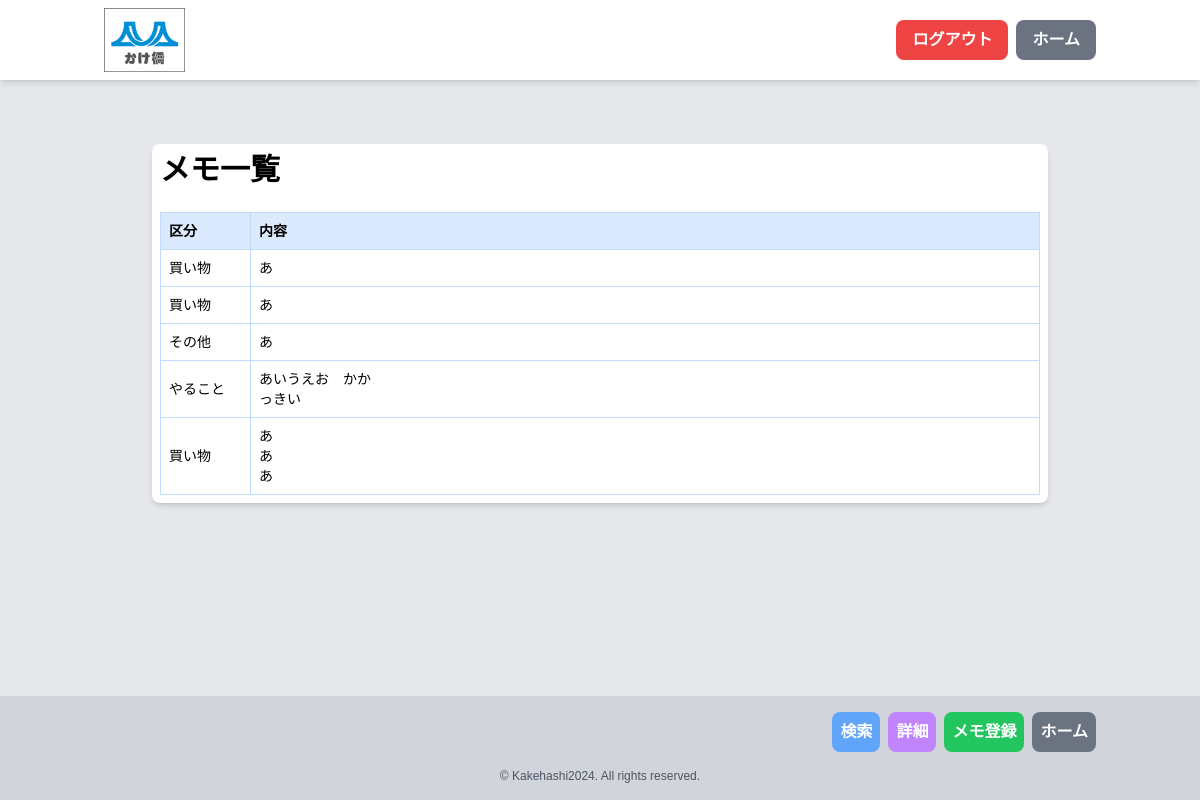
The page /memo_view.php (signed in) on the database as committed earlier.
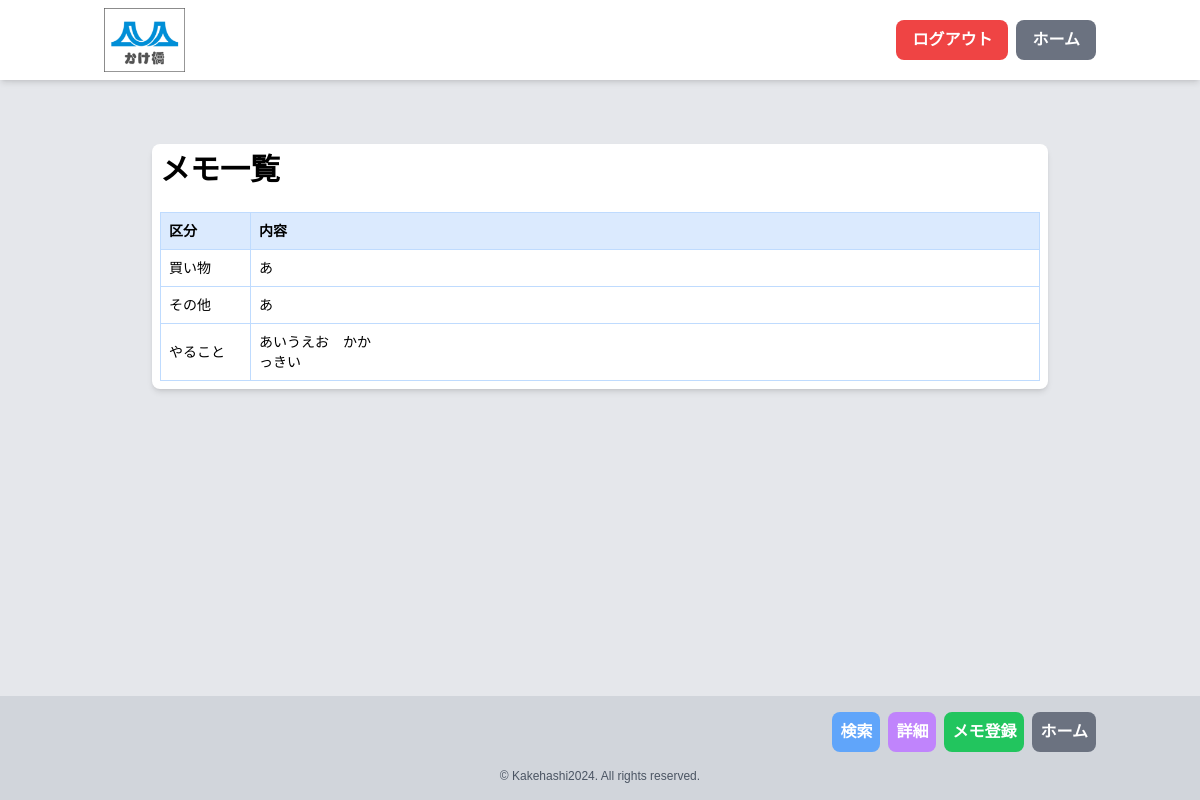
The same page on the database as committed later.
### tables this page shows
CREATE TABLE `memos` (
  `id` int(11) NOT NULL,
  `user_id` int(11) NOT NULL,
  `group_id` int(11) DEFAULT NULL,
  `category` enum('買い物','スケジュール','やること','その他') NOT NULL,
  `content` text NOT NULL,
  `is_private` tinyint(1) DEFAULT 0,
  `is_completed` tinyint(1) DEFAULT 0,
  `created_at` timestamp NOT NULL DEFAULT current_timestamp(),
  `updated_at` timestamp NOT NULL DEFAULT current_timestamp() ON UPDATE current_timestamp(),
  `importance` int(11) DEFAULT 3 COMMENT '重要度（1-5）',
  `due_date` date DEFAULT NULL COMMENT '期限日'
);

### funcs.php (called while the page is built, shortened)
<?php
function h($str) {
    return htmlspecialchars($str, ENT_QUOTES, 'UTF-8');
}

### memo_view.php (the view, shortened to what this page needs)
<?php
include("funcs.php");
$pdo = db_conn();
$user_id = $_SESSION['user_id'];
$is_admin_or_editor = ($_SESSION['role'] == 'admin' || $_SESSION['role'] == 'modify');
$query = "
    SELECT m.*, u.username as creator,
    GROUP_CONCAT(DISTINCT su.username SEPARATOR ', ') as shared_with
    FROM memos m
    JOIN users u ON m.user_id = u.id
    LEFT JOIN memo_shares ms ON m.id = ms.memo_id
    LEFT JOIN users su ON ms.user_id = su.id
    WHERE m.group_id = ? AND (m.user_id = ? OR ms.user_id = ?)
";
$params = [$_SESSION['group_id'], $user_id, $user_id];
$query .= " GROUP BY m.id ORDER BY m.due_date ASC, m.is_completed, m.id DESC";
$stmt = $pdo->prepare($query);
$status = $stmt->execute($params);
if ($status == false) {
    sql_error($stmt);
} else {
    $memos = $stmt->fetchAll(PDO::FETCH_ASSOC);
}
?>
<!DOCTYPE html>
<html lang="ja" class="h-full">
<head>
    <script src="https://cdn.tailwindcss.com"></script>
    <link rel="stylesheet" href="styles/main.css">
</head>
<body class="bg-gray-200" id="body">
    <?php include 'header0.php'; ?>
    <main class="flex-grow mb-40">
        <div class="container mx-auto mt-20 p-2 bg-white rounded-lg shadow-md max-w-4xl">
            <div class="flex flex-col sm:flex-row justify-between items-start sm:items-center mb-4 sm:mb-6">
                <h1 class="text-2xl sm:text-3xl font-bold mb-4 sm:mb-0">メモ一覧</h1>
            </div>
            <div class="overflow-x-auto memo_table">
                <table class="min-w-full border-collapse border border-blue-200">
                    <thead>
                        <tr class="bg-blue-100">
                            <th class="text-left text-xs sm:text-sm font-semibold p-2 border border-blue-200 category-column">区分</th>
                            <th class="text-left text-xs sm:text-sm font-semibold p-2 border border-blue-200">内容</th>
                        </tr>
                    </thead>
                    <tbody>
                        <?php if (count($memos) > 0) : ?>
                            <?php foreach ($memos as $memo) : ?>
                                <tr class="hover:bg-blue-50 transition-colors duration-200">
                                    <td class="text-xs sm:text-sm p-2 border border-blue-200 category-column"><?= h($memo['category']) ?></td>
                                    <td class="text-xs sm:text-sm p-2 border border-blue-200">
                                        <div class="whitespace-pre-wrap"><?= rtrim(h($memo['content'])) ?></div>
                                    </td>
                                </tr>
                            <?php endforeach; ?>
                        <?php else : ?>
                            <tr>
                                <td colspan="<?= $is_admin_or_editor ? 3 : 2 ?>" class="text-xs sm:text-sm p-2 border border-blue-200 text-center">メモがありません。</td>
                            </tr>
                        <?php endif; ?>
                    </tbody>
                </table>
            </div>
        </div>
    </main>
    <?php include 'footer_memo.php'; ?>
</body>
</html>

Rows that differ between the two databases and show on the page:
removed memos: category "買い物", content "あ"
removed memos: category "買い物", content "あ あ あ"
